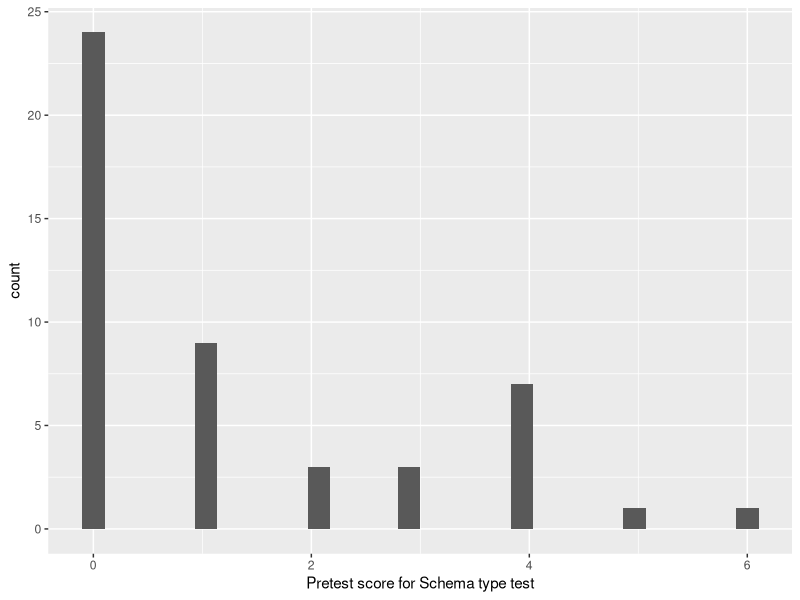
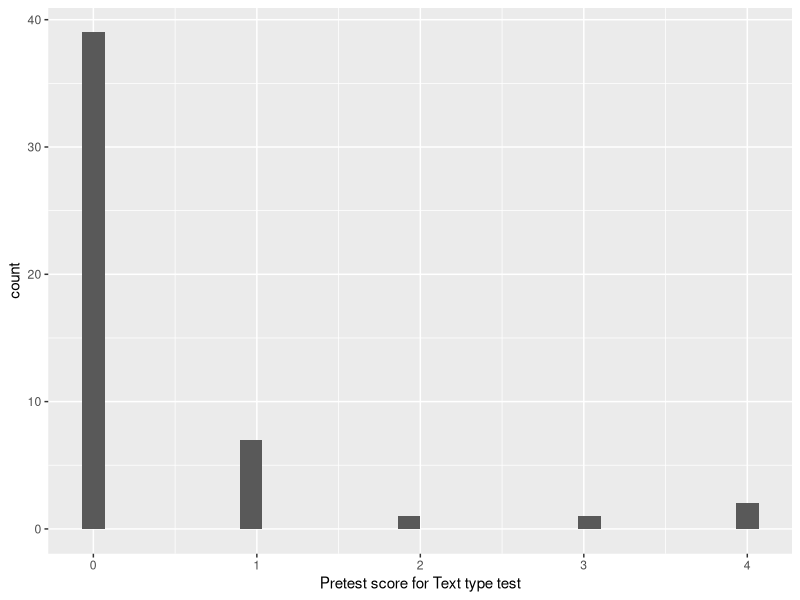
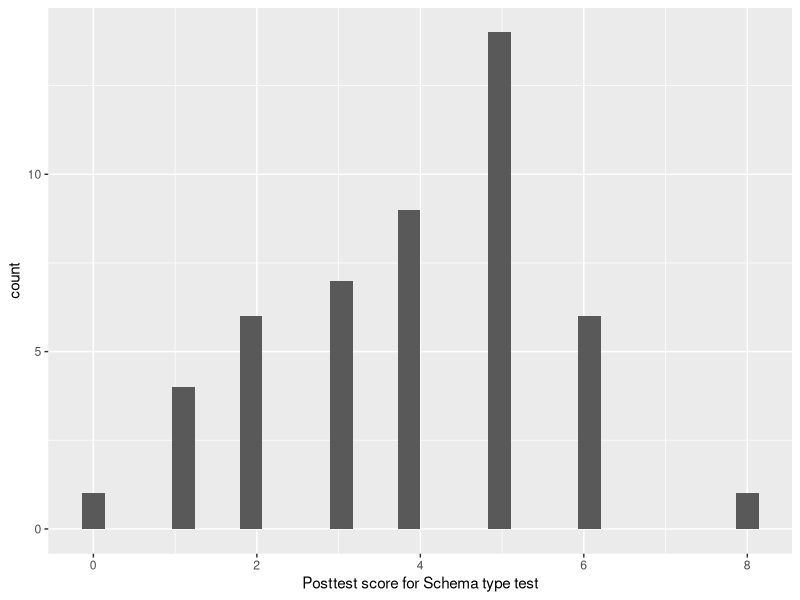

Reproduce these figures in R, in order. (Note: this script raises an error after producing the figures.)
## ---- chunk 1
knitr::opts_chunk$set(echo = TRUE)
## ---- chunk 2
df = read.csv('Eye_tracking.csv')
## ---- chunk 3
schema_aoi_hits = df[ , grepl( "((k|formula|cl|channel|graph)_[0-9]|membrane_(top|bottom|left|right)|K..ions|electrical.gradient|Na.channel|chemical.gradient|Resting.membrane.potential|Na.K.Pump|k.channel|cl.channel|Cl..ions|permeability|axon|na.ions|neuron|diffusion).Hit|Participant|Pretest.Type|Motivation.Score|Strategy.Score|Pretest.Score|Posttest.Score|Avg.PupilSize" , names( df ) ) ]

text_aoi_hits = df[ , grepl( "((t|T)ext)_[0-9].Hit|((t|T)able).Hit|Participant|Pretest.Type|Motivation.Score|Strategy.Score|Pretest.Score|Posttest.Score|Avg.PupilSize" , names( df ) ) ]

schema_aoi_duration = df[ , grepl( "((k|formula|cl|channel|graph)_[0-9]|membrane_(top|bottom|left|right)|K..ions|electrical.gradient|Na.channel|chemical.gradient|Resting.membrane.potential|Na.K.Pump|k.channel|cl.channel|Cl..ions|permeability|axon|na.ions|neuron|diffusion).Duration|Participant|Pretest.Type|Motivation.Score|Strategy.Score|Pretest.Score|Posttest.Score|Avg.PupilSize" , names( df ) ) ]


text_aoi_duration = df[ , grepl( "((t|T)ext)_[0-9].Duration|((t|T)able).Duration|Participant|Pretest.Type|Motivation.Score|Strategy.Score|Pretest.Score|Posttest.Score|Avg.PupilSize" , names( df ) ) ]

all_schema = merge(x = schema_aoi_hits, y = schema_aoi_duration, by = c("Participant", "Pretest.Type", "Motivation.Score", "Strategy.Score", "Pretest.Score", "Posttest.Score", "Avg.PupilSize"), all = TRUE)

all_text = merge(x = text_aoi_hits, y = text_aoi_duration, by = c("Participant", "Pretest.Type", "Motivation.Score", "Strategy.Score", "Pretest.Score", "Posttest.Score", "Avg.PupilSize"), all = TRUE)

schema_test_only = df[df$Pretest.Type == 'S', ]
text_test_only = df[df$Pretest.Type == 'T', ]

schema_aoi_mean_duration = data.frame(participant = all_schema$Participant, mean = rowMeans(all_schema[, grepl(".Duration$", names(all_schema))]), Pretest.Type = all_schema$Pretest.Type)

text_aoi_mean_duration = data.frame(participant = all_text$Participant, mean = rowMeans(all_text[, grepl(".Duration$", names(all_text))]), Pretest.Type = all_text$Pretest.Type)

schema_test_only_mean_aoi_duration = data.frame(participant = schema_test_only$Participant, mean = rowMeans(schema_test_only[, grepl(".Duration$", names(schema_test_only))]))

text_test_only_mean_aoi_duration = data.frame(participant = text_test_only$Participant, mean = rowMeans(text_test_only[, grepl(".Duration$", names(text_test_only))]))

df$mean_duration = rowMeans(df[, grepl(".Duration$", names(df))])

library(dplyr)

df <- mutate(df, Motivation.Group = case_when(Motivation.Score > 29.5 ~ "High", Motivation.Score <= 29.5 ~ "Low"))

## ---- chunk 4
library(ggplot2)


ggplot(schema_test_only, aes(x=Pretest.Score)) + geom_histogram() + xlab("Pretest score for Schema type test")
ggplot(text_test_only, aes(x=Pretest.Score)) + geom_histogram() + xlab("Pretest score for Text type test")

ggplot(schema_test_only, aes(x=Posttest.Score)) + geom_histogram() + xlab("Posttest score for Schema type test")
ggplot(text_test_only, aes(x=Posttest.Score)) + geom_histogram() + xlab
## ---- chunk 5
ggplot(schema_test_only, aes(x=Pretest.Score)) + geom_density() + xlab("Pretest score for Schema type test")
ggplot(text_test_only, aes(x=Pretest.Score)) + geom_density() + xlab("Pretest score for Text type test")

ggplot(schema_test_only, aes(x=Posttest.Score)) + geom_density() + xlab("Posttest score for Schema type test")
ggplot(text_test_only, aes(x=Posttest.Score)) + geom_density() + xlab("Posttest score for Text type test")

## ---- chunk 6
newDf = data.frame(
  value=c(schema_test_only$Pretest.Score, schema_test_only$Posttest.Score, text_test_only$Pretest.Score, text_test_only$Posttest.Score),
  variable=rep(c("Schema.Pretest", "Schema.Posttest", "Text.Pretest", "Text.Posttest"))
)

ggplot(newDf, aes(x=variable, y=value)) + geom_boxplot()
## ---- chunk 7
newDf = data.frame(
  value=c(schema_test_only$Pretest.Score, schema_test_only$Posttest.Score, text_test_only$Pretest.Score, text_test_only$Posttest.Score),
  variable=rep(c("Schema.Pretest", "Schema.Posttest", "Text.Pretest", "Text.Posttest"))
)

ggplot(df, aes(x = Pretest.Score, y = Posttest.Score, color=Pretest.Type)) + geom_point() + theme_minimal() + stat_smooth(method = "lm", se=F) # + facet_wrap(.~Pretest.Type)

## ---- chunk 8
ggplot(schema_test_only, aes(x=Motivation.Score)) + geom_histogram() + xlab("Motivation score schema")
ggplot(text_test_only, aes(x=Motivation.Score)) + geom_histogram()+ xlab("Motivation score text")
## ---- chunk 9
ggplot(schema_aoi_mean_duration[schema_aoi_mean_duration$Pretest.Type == 'S',], aes(x=mean)) + geom_density() + xlab("Mean aoi duration for schema elements schema priming")

ggplot(schema_aoi_mean_duration[schema_aoi_mean_duration$Pretest.Type == 'T',], aes(x=mean)) + geom_density() + xlab("Mean aoi duration for schema elements text priming")

ggplot(text_aoi_mean_duration[text_aoi_mean_duration$Pretest.Type == 'S',], aes(x=mean)) + geom_density() + xlab("Mean aoi duration for text elements schema priming")

ggplot(text_aoi_mean_duration[text_aoi_mean_duration$Pretest.Type == 'T',], aes(x=mean)) + geom_density() + xlab("Mean aoi duration for text elements text priming")

ggplot(text_aoi_mean_duration, aes(x=mean))  + geom_density() + xlab("Mean aoi duration for text priming")
## ---- chunk 10
ggplot(df, aes(Motivation.Score)) + geom_histogram(aes(y=..density..), fill="darkgray") + geom_density()

ggplot(df, aes(x=Motivation.Score, y=mean_duration)) + geom_point() + theme_minimal() + stat_smooth(method="lm",se=F) + xlab("Motivation score") + ylab("Mean Area of Interest duration")

newDataFrame<-data.frame(
value=c(df[df$Motivation.Group == 'Low', ]$mean_duration, df[df$Motivation.Group == 'High', ]$mean_duration), variable=rep(c("Low","High"))) 

ggplot(newDataFrame,aes(x=variable, y=value)) + geom_boxplot() + theme_minimal() + xlab("") + ylab("") # + theme(axis.text = element_text(size = 14))
## ---- chunk 11
with(schema_aoi_mean_duration, shapiro.test(mean[Pretest.Type == 'S']))
with(schema_aoi_mean_duration, shapiro.test(mean[Pretest.Type == 'T']))

with(text_aoi_mean_duration, shapiro.test(mean[Pretest.Type == 'S']))
with(text_aoi_mean_duration, shapiro.test(mean[Pretest.Type == 'T']))
# shapiro.test(schema_aoi_mean_duration$mean)
## ---- chunk 12
library(lmtest)
bptest(schema_aoi_mean_duration$mean ~ schema_aoi_mean_duration$Pretest.Type)
## ---- chunk 13
new_df = data.frame(mean_schema = schema_aoi_mean_duration$mean, mean_text = text_aoi_mean_duration$mean)
t.test(mean ~ Pretest.Type, data = schema_aoi_mean_duration, var.equal=TRUE)
## ---- chunk 14
wilcox.test(mean ~ Pretest.Type, data = schema_aoi_mean_duration)
## ---- chunk 15
with(df, shapiro.test(mean_duration[Motivation.Group == 'High']))
with(df, shapiro.test(mean_duration[Motivation.Group == 'Low']))
## ---- chunk 16
library(lmtest)
bptest(df[df$Motivation.Group == 'High', ]$mean_duration ~ df[df$Motivation.Group == 'Low', ]$mean_duration)
## ---- chunk 17
t.test(mean_duration ~ Motivation.Group, data = df, var.equal=TRUE)

var(df[df$Motivation.Group == 'High', ]$mean_duration)
var(df[df$Motivation.Group == 'Low', ]$mean_duration)
